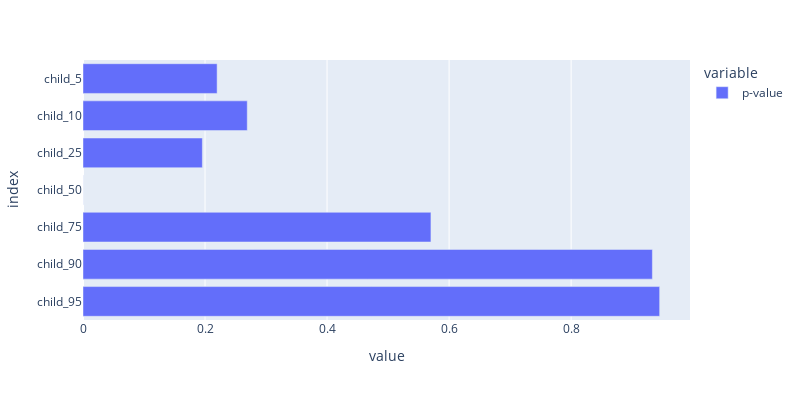

The cell this chart's notebook holds for it:
### Markdown cell above
Let's reflect on the $p$-values you discovered:

### Code cell
out_q4.to_frame().rename(columns={0: 'p-value'}).plot(kind='barh', width=800, height=400)

### Figure 1 — Plotly figure (JSON) as saved in the notebook; plotly's stock layout.template omitted (floating-point values rounded to 4 significant figures)
{"data": [{"alignmentgroup": "True", "hovertemplate": "variable=p-value<br>value=%{x}<br>index=%{y}<extra></extra>", "legendgroup": "p-value", "marker": {"color": "#636efa", "pattern": {"shape": ""}}, "name": "p-value", "offsetgroup": "p-value", "orientation": "h", "showlegend": true, "textposition": "auto", "type": "bar", "x": [0.9451, 0.9332, 0.5702, 0.0001741, 0.1956, 0.2692, 0.2198], "xaxis": "x", "y": ["child_95", "child_90", "child_75", "child_50", "child_25", "child_10", "child_5"], "yaxis": "y"}], "layout": {"barmode": "relative", "height": 400, "legend": {"title": {"text": "variable"}, "tracegroupgap": 0}, "margin": {"t": 60}, "width": 800, "xaxis": {"anchor": "y", "domain": [0, 1], "title": {"text": "value"}}, "yaxis": {"anchor": "x", "domain": [0, 1], "title": {"text": "index"}}}}
